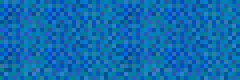
#> input picture app/tool/bg.jpg, 60 x 20 px (shown 4 times larger)
$ python check_gen.py
#> lines starting #> are read from the running program, lines starting #| are printed output that depends on the picture
from PIL import Image, ImageEnhance, ImageFont, ImageDraw
import time
import random
import hashlib

font = ImageFont.truetype('CloudSongDaGBK.ttf', 18)

def rand_num(txt):

	x = random.randint(1, 4)
	y = random.randint(0, 2)
	angle = random.randint(0, 1)

	num = Image.new('RGBA', (15, 20), (0, 0, 0, 0))
	draw = ImageDraw.Draw(num)
	draw.text((x, y), txt, (255, 255, 255, 255), font = font)
	num = num.rotate(angle)
	return num

def rand_lines():
	num = random.randint(2, 4)
	img = Image.new('RGBA', (60, 20), (0, 0, 0, 0))
	draw = ImageDraw.Draw(img)
	line_color = (101, 121, 151)
	for i in range(num):
		begin = (random.randint(0, 30), random.randint(0, 20))
		end = (random.randint(30, 60), random.randint(0, 20))
		draw.line([begin, end], fill=line_color, width=1)
	return img

if __name__ == '__main__':

	random.seed(int(time.time()))
	m = hashlib.md5()


	for a in range(10):
		for b in range(10):
			for c in range(10):
				for d in range(10):
					bg = Image.open('bg.jpg')
#> bg is the input picture: PIL image 60x20 RGB; mean R, G, B 12.6, 108.5, 176.2
					num1 = rand_num(str(a))
					num2 = rand_num(str(b))
					num3 = rand_num(str(c))
					num4 = rand_num(str(d))
					lines = rand_lines()
#> in rand_lines, `img = Image.new('RGBA', (60, 20), (0, 0, 0, 0))`: img: PIL image 60x20 RGBA; every value is 0
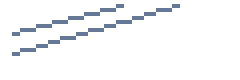
#> lines: PIL image 60x20 RGBA (shown 4 times larger); mean R, G, B, A 5.9, 7.1, 8.8, 14.9; transparent parts drawn white

					bg.paste(num1, (0, 0), num1.split()[3])
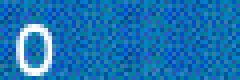
#> bg: PIL image 60x20 RGB (shown 4 times larger); mean R, G, B 23.8, 115.3, 179.7
					bg.paste(num2, (13, 0), num2.split()[3])
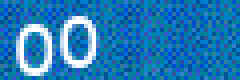
#> bg: PIL image 60x20 RGB (shown 4 times larger); mean R, G, B 35.1, 122.1, 183.4
					bg.paste(num3, (26, 0), num3.split()[3])
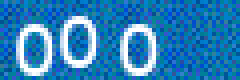
#> bg: PIL image 60x20 RGB (shown 4 times larger); mean R, G, B 46.2, 128.9, 187
					bg.paste(num4, (39, 0), num4.split()[3])
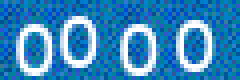
#> bg: PIL image 60x20 RGB (shown 4 times larger); mean R, G, B 57.5, 135.8, 190.5
					bg.paste(lines, (0, 0), lines.split()[3])
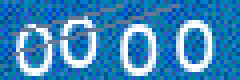
#> bg: PIL image 60x20 RGB (shown 4 times larger); mean R, G, B 59.3, 134.6, 188.1

#> (the run stopped early here; a loop or call above may not have finished)
